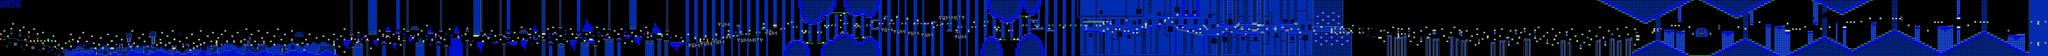

A 2D game scene composited from a Tiled map and its tileset images. What follows is a short description and the map's XML, with each tile layer's data collapsed to a summary:
An orthogonal 1168x32 tile map with 16x16 px tiles, 2 tile layers (SP, ...), 2 tilesets, 2 image layers.

<map version="1.10" tiledversion="1.11.2" orientation="orthogonal" renderorder="right-down" width="1168" height="32" tilewidth="16" tileheight="16" infinite="0" nextlayerid="5" nextobjectid="1">
 <editorsettings>
  <chunksize width="16" height="27" />
  <export format="csv" />
 </editorsettings>
 <tileset firstgid="1" name="famidash" tilewidth="16" tileheight="16" tilecount="256" columns="16">
  <image source="../../../GRAPHICS/famidash.bmp" width="256" height="256" />
 </tileset>
 <tileset firstgid="257" name="sprites" tilewidth="16" tileheight="16" tilecount="256" columns="16">
  <image source="../../../GRAPHICS/sprites.png" width="256" height="256" />
 </tileset>
 <imagelayer id="3" name="Image Layer 1" parallaxx="0.9" parallaxy="0.9" repeatx="1" repeaty="1">
  <image source="../../../GRAPHICS/Old/parallax Blue.bmp" width="144" height="72" />
 </imagelayer>
 <imagelayer id="4" name="Image Layer 2" offsetx="0" offsety="512" repeatx="1">
  <image source="../../../GRAPHICS/ground.bmp" width="64" height="128" />
 </imagelayer>
 <layer id="1" width="1168" height="32">
  <data>[37376 cells, 37376 non-empty, 121 distinct tile ids]</data>
 </layer>
 <layer id="2" name="SP" width="1168" height="32">
  <data>[37376 cells, 667 non-empty, 88 distinct tile ids]</data>
 </layer>
</map>
